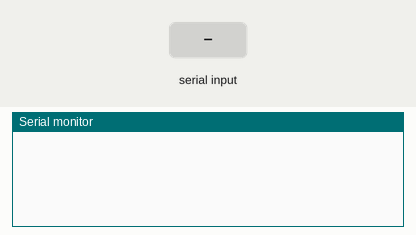
Recording of a sketch running on a simulated Arduino Uno, built with avr-gcc and run on an emulated ATmega328P. Parts: the last lines printed to the serial monitor. The test bench sets the inputs (shaded band).

Above: at 1.2 s.
1.3 s: "a" received over Serial
At 2.2 s:
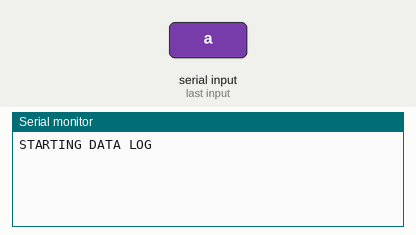
2.8 s: "b" received over Serial
At 3.3 s:
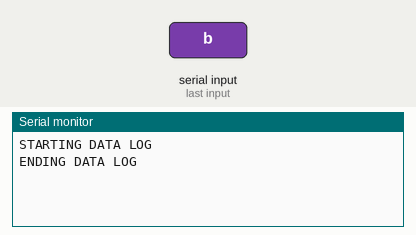

The sketch:

VoltRead.ino
```cpp
#include <avr/io.h>
#include <avr/interrupt.h>
//#include "ADCdriver.c"


#define VERBOSE
//#define DEBUG

#define VOLTREAD A0
#define ADCMAXLVL 5.102 //needs to be measured from 5v line of arduino
#define ADCRES 1023


//fucntion declarations
int IntrSet();
void DisAvgpDat();

//globals

uint16_t tot = 0;
uint32_t timeStamp = 0; //time stamp in seconds
uint8_t itrFlg = 0;

uint8_t stat= 0x0;

double* datArr;
uint16_t indx = 0;

void setup()
{
  // put your setup code here, to run once:
  Serial.begin(9600);
  IntrSet();
}

void loop()
{

  if( Serial.available())
  {

    char cmd = Serial.read();

    //command case statement for logging upgrade
    switch(cmd)
    {

      //commands to implement:
      // - store data log
      // - print data log and clear
      // - switch to verbose mode (display measurements)
      case 'a':
        Serial.println("STARTING DATA LOG");


        break;
      case 'b':
        Serial.println("ENDING DATA LOG");
        break;
      default :
        break;
    }
  }

  if(itrFlg == 1)
  {
    if((timeStamp%30) >= 20)
    {
      //calculate total for moving average
      tot = WindowTot(tot);

      #ifdef DEBUG
      Serial.print("TOTAL: ");
      Serial.println(tot);
      #endif
    }
    if((timeStamp %30 == 0)&& timeStamp > 0)
    {

      //display data to port
      DisAvgDat(tot);
      tot = 0; // reset moving total
    }
    itrFlg = 0;
  }
}


//prints out voltage value to Serial port
void printVal(uint32_t tStamp, double adcVal)
{

  double volt;
  //calculate volatage from ADC value using overvoltage correction
  volt = ((double)adcVal*ADCMAXLVL)/ADCRES;


  //print calculated voltage
  Serial.print("Time(s): \t");
  Serial.print (tStamp);
  Serial.print("\t Voltage(v): \t");
  Serial.println(volt,3);
}

void DisAvgDat(uint16_t movTot)
{
  //variable declarations
  uint16_t adcRaw;
  double movAvg;

  //calcualte average ADC measurement from moving total
  movAvg = movTot/10;

  //TODO: add case for displaying voltage or logging based off of state

  //print out voltage value based off of moving average from ADC
  printVal(timeStamp, movAvg);

}

uint16_t WindowTot(uint16_t movgTot)
{
  uint16_t adcRaw;

  //read from ADC
  adcRaw = analogRead(VOLTREAD);


  #ifdef DEBUG
  Serial.print("raw Value:");
  Serial.print(adcRaw);
  Serial.print("\t");
  #endif

  //if this is the first value of the moving total replace the moving total with measurement else add to moving total
  if(movgTot == 0)
  {
    return adcRaw;
  }else
  {
    return (adcRaw + movgTot);
  }

}


int IntrSet()
{
   //set timer control register A for normal operation
   TCCR1A = 0x00;
   //set timer control register B to run clock with prescale
   TCCR1B = (1<<CS10) | (1 << CS12); // set 256 prescaler

   TIMSK1 = (1 << TOIE1); // enable timer1 overflow interrupt
   TCNT1 = 49911;

   sei(); // enable interrupts
}


ISR(TIMER1_OVF_vect)
{
  //increment time stamp (1 sec)
  timeStamp++;

  //set interrupt flag for ADC operations
  itrFlg = 1;

  #ifdef DEBUG
  Serial.println(timeStamp % 30);
  #endif

  //reset timer counter value so it counts from this number (used to ensure 1sec interrupts)
  TCNT1 = 49911;

}
```

Measured:
- after the input at 1.3 s, the serial monitor: prints a new line at once (image 1)
- after the input at 2.8 s, the serial monitor: prints a new line at once (image 2)
